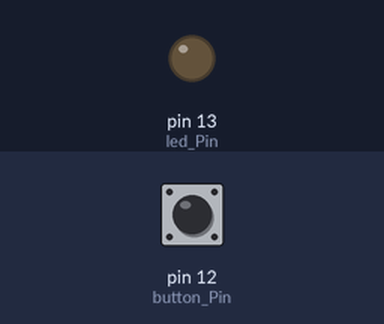
This sketch was run on a simulated Arduino Uno, built with avr-gcc and run on an emulated ATmega328P. On the bench: output pins drawn as LEDs (lit = HIGH). The inputs (shaded band) are chosen by the test bench; at power-on: pin 12 (button_Pin) HIGH.

Above: at 1.2 s.
1.3 s: pin 12 (button_Pin) pulled LOW for 0.15 s
At 1.37 s:
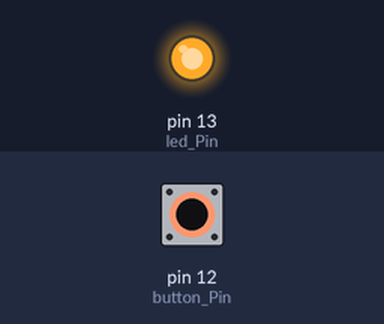
2.9 s: pin 12 (button_Pin) pulled LOW for 3.2 s
At 6.9 s:
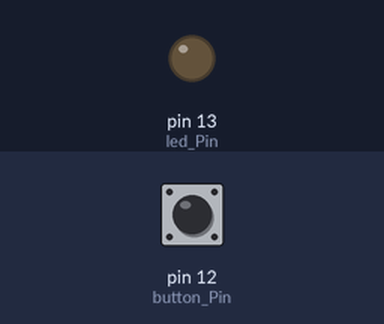
Timing chart, 0 to 8.4 s (numbered marks = the images above; inputs shaded):
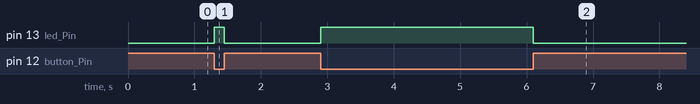

The sketch:

pinMode.ino
```cpp
#define button_Pin 12
#define led_Pin 13

void setup(){
  pinMode(button_Pin,INPUT_PULLUP);
  pinMode(led_Pin,OUTPUT);
}
void loop(){
  if(digitalRead(button_Pin) == LOW){
    digitalWrite(led_Pin,HIGH);
  }else{
    digitalWrite(led_Pin,LOW);
  }
}
```

Measured:
- after the input at 1.3 s, pin 13 (led_Pin): LOW → HIGH at once, → LOW 0.15 s later
- after the input at 2.9 s, pin 13 (led_Pin): LOW → HIGH at once, → LOW 3.2 s later
